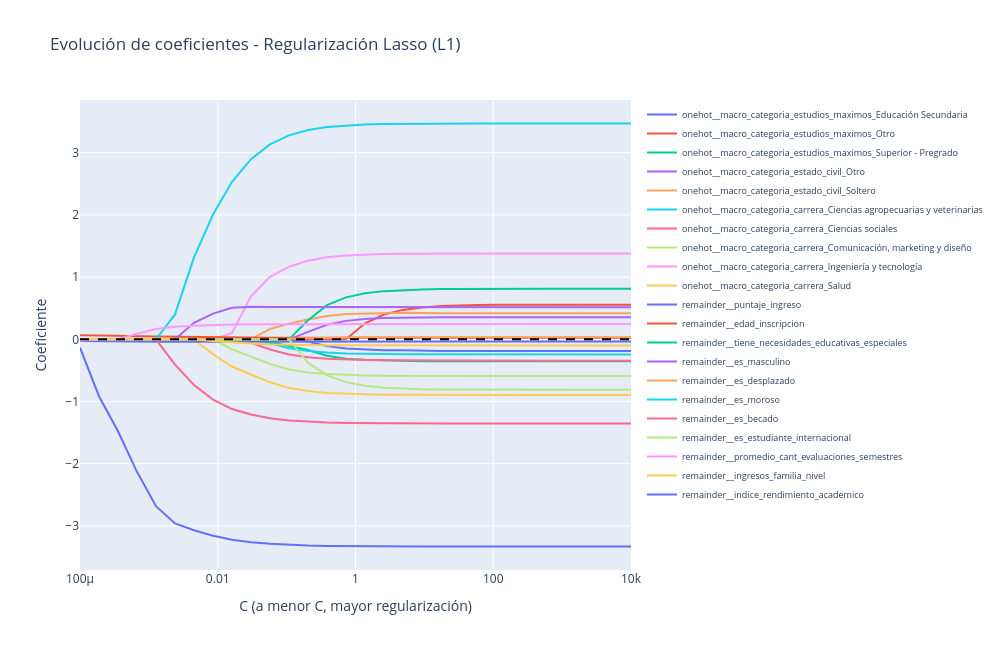

Notebook code cell kept with this figure:
### Code cell
# Evolución de los coeficientes para distintos niveles de regularización (Lasso L1 y Ridge L2)
feature_names = preprocessor_fit.get_feature_names_out()

coefs_lasso = []
coefs_ridge = []

for C in C_values:
    modelo_l1 = LogisticRegression(penalty="l1", solver="liblinear", C=C, random_state=42, max_iter=1000)
    modelo_l1.fit(X_train_transformed, y_train_1d)
    coefs_lasso.append(modelo_l1.coef_[0])

    modelo_l2 = LogisticRegression(penalty="l2", solver="liblinear", C=C, random_state=42, max_iter=1000)
    modelo_l2.fit(X_train_transformed, y_train_1d)
    coefs_ridge.append(modelo_l2.coef_[0])

coefs_lasso = np.array(coefs_lasso)
coefs_ridge = np.array(coefs_ridge)

import plotly.graph_objects as go

# Gráfico Lasso (L1): variables que llegan a coeficiente 0 son las primeras candidatas a descartar
fig_lasso = go.Figure()
for i, nombre in enumerate(feature_names):
    fig_lasso.add_trace(go.Scatter(
        x=C_values, y=coefs_lasso[:, i],
        mode="lines", name=nombre,
        hovertemplate=f"{nombre}<br>C=%{{x:.4g}}<br>Coeficiente=%{{y:.4f}}<extra></extra>",
    ))
fig_lasso.add_hline(y=0, line_dash="dash", line_color="black")
fig_lasso.update_layout(
    title="Evolución de coeficientes - Regularización Lasso (L1)",
    xaxis_title="C (a menor C, mayor regularización)",
    yaxis_title="Coeficiente",
    xaxis_type="log",
    width=1000, height=650,
    legend=dict(font=dict(size=9)),
)
fig_lasso.show()

# Gráfico Ridge (L2): las variables se achican de forma continua sin llegar a 0, útil para ver estabilidad
#fig_ridge = go.Figure()
#for i, nombre in enumerate(feature_names):
#    fig_ridge.add_trace(go.Scatter(
#        x=C_values, y=coefs_ridge[:, i],
#        mode="lines", name=nombre,
#        hovertemplate=f"{nombre}<br>C=%{{x:.4g}}<br>Coeficiente=%{{y:.4f}}<extra></extra>",
#    ))
#fig_ridge.add_hline(y=0, line_dash="dash", line_color="black")
#fig_ridge.update_layout(
#    title="Evolución de coeficientes - Regularización Ridge (L2)",
#    xaxis_title="C (a menor C, mayor regularización)",
#    yaxis_title="Coeficiente",
#    xaxis_type="log",
#    width=1000, height=650,
#    legend=dict(font=dict(size=9)),
#)
#fig_ridge.show()
